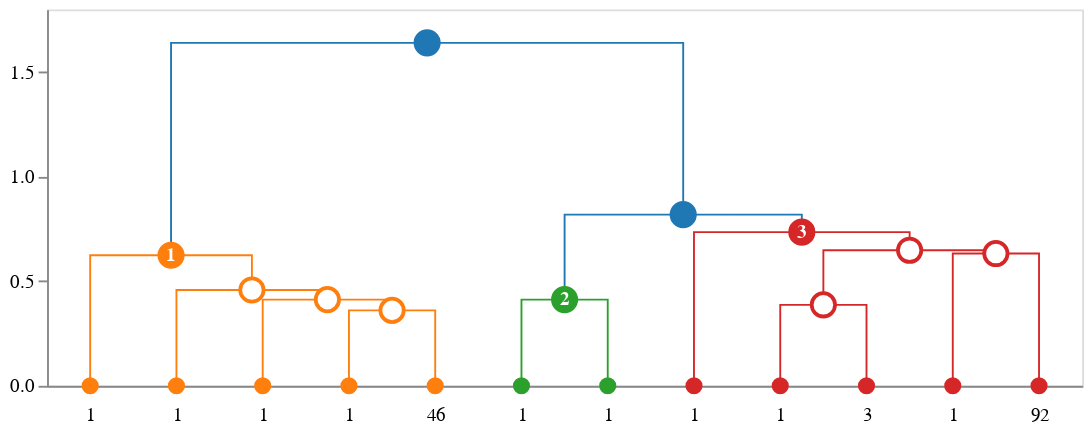

The notebook cell saved with this chart:
### Code cell
import scipy.cluster.hierarchy as sch
from sklearn.datasets import load_iris
import idendro

# do the usual scipy hierarchical clustering
data = load_iris(as_frame=True)
linkage_matrix = sch.linkage(
    data['data'], method='single', metric='euclidean'
)
flat_clusters = sch.fcluster(
    linkage_matrix, t=0.8, criterion='distance'
)

#pass it to idendro and visualize
cl_data = idendro.ClusteringData(
    linkage_matrix = linkage_matrix, 
    cluster_assignments = flat_clusters
)

idd = idendro.IDendro()
idd.set_cluster_info(cl_data)

idd.create_dendrogram().plot(
    backend='altair',
    height=200, width=550
)

### Figure 1 — Vega-Lite specification as saved in the notebook (floating-point values rounded to 4 significant figures)
{"layer": [{"data": {"name": "data-14cecd4bee7b75d255fafc30acb8179d"}, "mark": "line", "encoding": {"color": {"field": "fillcolor", "legend": null, "scale": null, "type": "nominal"}, "detail": {"field": "index", "type": "quantitative"}, "order": {"field": "_order_helper", "type": "quantitative"}, "strokeDash": {"field": "strokedash", "legend": null, "scale": null, "type": "nominal"}, "strokeOpacity": {"field": "strokeopacity", "legend": null, "scale": null, "type": "quantitative"}, "strokeWidth": {"field": "strokewidth", "legend": null, "scale": null, "type": "quantitative"}, "x": {"axis": {"grid": false, "labelAngle": 0, "labelExpr": "datum.value == 5.0 ? '1' : datum.value == 15.0 ? '1' : datum.value == 25.0 ? '1' : datum.value == 35.0 ? '1' : datum.value == 45.0 ? '46' : datum.value == 55.0 ? '1' : datum.value == 65.0 ? '1' : datum.value == 75.0 ? '1' : datum.value == 85.0 ? '1' : datum.value == 95.0 ? '3' : datum.value == 105.0 ? '1' : datum.value == 115.0 ? '92' : ''", "labelPadding": 10, "orient": "bottom", "ticks": false, "values": [5.0, 15.0, 25.0, 35.0, 45.0, 55.0, 65.0, 75.0, 85.0, 95.0, 105.0, 115.0]}, "field": "x", "title": null, "type": "quantitative"}, "y": {"axis": {"grid": false}, "field": "y", "scale": {"reverse": false, "type": "linear"}, "title": null, "type": "quantitative"}}}, {"layer": [{"layer": [{"mark": "point", "encoding": {"fill": {"field": "fillcolor", "scale": null, "type": "nominal"}, "opacity": {"field": "opacity", "scale": null, "type": "quantitative"}, "size": {"field": "size", "scale": null, "type": "quantitative"}, "stroke": {"field": "edgecolor", "scale": null, "type": "nominal"}, "tooltip": {"field": "hovertext", "type": "nominal"}, "x": {"axis": {"grid": false, "labelAngle": 0, "labelExpr": "datum.value == 5.0 ? '1' : datum.value == 15.0 ? '1' : datum.value == 25.0 ? '1' : datum.value == 35.0 ? '1' : datum.value == 45.0 ? '46' : datum.value == 55.0 ? '1' : datum.value == 65.0 ? '1' : datum.value == 75.0 ? '1' : datum.value == 85.0 ? '1' : datum.value == 95.0 ? '3' : datum.value == 105.0 ? '1' : datum.value == 115.0 ? '92' : ''", "labelPadding": 10, "orient": "bottom", "ticks": false, "values": [5.0, 15.0, 25.0, 35.0, 45.0, 55.0, 65.0, 75.0, 85.0, 95.0, 105.0, 115.0]}, "field": "x", "title": null, "type": "quantitative"}, "y": {"axis": {"grid": false}, "field": "y", "scale": {"reverse": false, "type": "linear"}, "title": null, "type": "quantitative"}}}, {"mark": {"type": "text", "fontWeight": "bold"}, "encoding": {"color": {"field": "labelcolor", "scale": null, "type": "nominal"}, "size": {"field": "labelsize", "scale": null, "type": "quantitative"}, "text": {"field": "label", "type": "nominal"}, "tooltip": {"field": "hovertext", "type": "nominal"}, "x": {"axis": {"grid": false, "labelAngle": 0, "labelExpr": "datum.value == 5.0 ? '1' : datum.value == 15.0 ? '1' : datum.value == 25.0 ? '1' : datum.value == 35.0 ? '1' : datum.value == 45.0 ? '46' : datum.value == 55.0 ? '1' : datum.value == 65.0 ? '1' : datum.value == 75.0 ? '1' : datum.value == 85.0 ? '1' : datum.value == 95.0 ? '3' : datum.value == 105.0 ? '1' : datum.value == 115.0 ? '92' : ''", "labelPadding": 10, "orient": "bottom", "ticks": false, "values": [5.0, 15.0, 25.0, 35.0, 45.0, 55.0, 65.0, 75.0, 85.0, 95.0, 105.0, 115.0]}, "field": "x", "title": null, "type": "quantitative"}, "y": {"axis": {"grid": false}, "field": "y", "scale": {"reverse": false, "type": "linear"}, "title": null, "type": "quantitative"}}}]}], "data": {"name": "data-0bad9ac68e1ead0298d3c832bc7a79db"}}], "height": 200, "width": 550, "$schema": "https://vega.github.io/schema/vega-lite/v4.17.0.json", "datasets": {"data-14cecd4bee7b75d255fafc30acb8179d": [{"index": 0, "x": 35.0, "y": 0.0, "fillcolor": "#ff7f0e", "id": 269, "children_id": [15, 263], "cluster_id": null, "strokewidth": 1.0, "strokedash": [1, 0], "strokeopacity": 1.0, "_order_helper": 0}, {"index": 0, "x": 35.0, "y": 0.3606, "fillcolor": "#ff7f0e", "id": 269, "children_id": [15, 263], "cluster_id": null, "strokewidth": 1.0, "strokedash": [1, 0], "strokeopacity": 1.0, "_order_helper": 1}, {"index": 0, "x": 45.0, "y": 0.3606, "fillcolor": "#ff7f0e", "id": 269, "children_id": [15, 263], "cluster_id": null, "strokewidth": 1.0, "strokedash": [1, 0], "strokeopacity": 1.0, "_order_helper": 2}, {"index": 0, "x": 45.0, "y": 0.0, "fillcolor": "#ff7f0e", "id": 269, "children_id": [15, 263], "cluster_id": null, "strokewidth": 1.0, "strokedash": [1, 0], "strokeopacity": 1.0, "_order_helper": 3}, {"index": 1, "x": 25.0, "y": 0.0, "fillcolor": "#ff7f0e", "id": 278, "children_id": [14, 269], "cluster_id": null, "strokewidth": 1.0, "strokedash": [1, 0], "strokeopacity": 1.0, "_order_helper": 0}, {"index": 1, "x": 25.0, "y": 0.4123, "fillcolor": "#ff7f0e", "id": 278, "children_id": [14, 269], "cluster_id": null, "strokewidth": 1.0, "strokedash": [1, 0], "strokeopacity": 1.0, "_order_helper": 1}, {"index": 1, "x": 40.0, "y": 0.4123, "fillcolor": "#ff7f0e", "id": 278, "children_id": [14, 269], "cluster_id": null, "strokewidth": 1.0, "strokedash": [1, 0], "strokeopacity": 1.0, "_order_helper": 2}, {"index": 1, "x": 40.0, "y": 0.3606, "fillcolor": "#ff7f0e", "id": 278, "children_id": [14, 269], "cluster_id": null, "strokewidth": 1.0, "strokedash": [1, 0], "strokeopacity": 1.0, "_order_helper": 3}, {"index": 2, "x": 15.0, "y": 0.0, "fillcolor": "#ff7f0e", "id": 285, "children_id": [22, 278], "cluster_id": null, "strokewidth": 1.0, "strokedash": [1, 0], "strokeopacity": 1.0, "_order_helper": 0}, {"index": 2, "x": 15.0, "y": 0.4583, "fillcolor": "#ff7f0e", "id": 285, "children_id": [22, 278], "cluster_id": null, "strokewidth": 1.0, "strokedash": [1, 0], "strokeopacity": 1.0, "_order_helper": 1}, {"index": 2, "x": 32.5, "y": 0.4583, "fillcolor": "#ff7f0e", "id": 285, "children_id": [22, 278], "cluster_id": null, "strokewidth": 1.0, "strokedash": [1, 0], "strokeopacity": 1.0, "_order_helper": 2}, {"index": 2, "x": 32.5, "y": 0.4123, "fillcolor": "#ff7f0e", "id": 285, "children_id": [22, 278], "cluster_id": null, "strokewidth": 1.0, "strokedash": [1, 0], "strokeopacity": 1.0, "_order_helper": 3}, {"index": 3, "x": 5.0, "y": 0.0, "fillcolor": "#ff7f0e", "id": 293, "children_id": [41, 285], "cluster_id": 1.0, "strokewidth": 1.0, "strokedash": [1, 0], "strokeopacity": 1.0, "_order_helper": 0}, {"index": 3, "x": 5.0, "y": 0.6245, "fillcolor": "#ff7f0e", "id": 293, "children_id": [41, 285], "cluster_id": 1.0, "strokewidth": 1.0, "strokedash": [1, 0], "strokeopacity": 1.0, "_order_helper": 1}, {"index": 3, "x": 23.75, "y": 0.6245, "fillcolor": "#ff7f0e", "id": 293, "children_id": [41, 285], "cluster_id": 1.0, "strokewidth": 1.0, "strokedash": [1, 0], "strokeopacity": 1.0, "_order_helper": 2}, {"index": 3, "x": 23.75, "y": 0.4583, "fillcolor": "#ff7f0e", "id": 293, "children_id": [41, 285], "cluster_id": 1.0, "strokewidth": 1.0, "strokedash": [1, 0], "strokeopacity": 1.0, "_order_helper": 3}, {"index": 4, "x": 55.0, "y": 0.0, "fillcolor": "#2ca02c", "id": 279, "children_id": [117, 131], "cluster_id": 2.0, "strokewidth": 1.0, "strokedash": [1, 0], "strokeopacity": 1.0, "_order_helper": 0}, {"index": 4, "x": 55.0, "y": 0.4123, "fillcolor": "#2ca02c", "id": 279, "children_id": [117, 131], "cluster_id": 2.0, "strokewidth": 1.0, "strokedash": [1, 0], "strokeopacity": 1.0, "_order_helper": 1}, {"index": 4, "x": 65.0, "y": 0.4123, "fillcolor": "#2ca02c", "id": 279, "children_id": [117, 131], "cluster_id": 2.0, "strokewidth": 1.0, "strokedash": [1, 0], "strokeopacity": 1.0, "_order_helper": 2}, {"index": 4, "x": 65.0, "y": 0.0, "fillcolor": "#2ca02c", "id": 279, "children_id": [117, 131], "cluster_id": 2.0, "strokewidth": 1.0, "strokedash": [1, 0], "strokeopacity": 1.0, "_order_helper": 3}, {"index": 5, "x": 85.0, "y": 0.0, "fillcolor": "#d62728", "id": 273, "children_id": [98, 265], "cluster_id": null, "strokewidth": 1.0, "strokedash": [1, 0], "strokeopacity": 1.0, "_order_helper": 0}, {"index": 5, "x": 85.0, "y": 0.3873, "fillcolor": "#d62728", "id": 273, "children_id": [98, 265], "cluster_id": null, "strokewidth": 1.0, "strokedash": [1, 0], "strokeopacity": 1.0, "_order_helper": 1}, {"index": 5, "x": 95.0, "y": 0.3873, "fillcolor": "#d62728", "id": 273, "children_id": [98, 265], "cluster_id": null, "strokewidth": 1.0, "strokedash": [1, 0], "strokeopacity": 1.0, "_order_helper": 2}, {"index": 5, "x": 95.0, "y": 0.0, "fillcolor": "#d62728", "id": 273, "children_id": [98, 265], "cluster_id": null, "strokewidth": 1.0, "strokedash": [1, 0], "strokeopacity": 1.0, "_order_helper": 3}, {"index": 6, "x": 105.0, "y": 0.0, "fillcolor": "#d62728", "id": 294, "children_id": [109, 292], "cluster_id": null, "strokewidth": 1.0, "strokedash": [1, 0], "strokeopacity": 1.0, "_order_helper": 0}, {"index": 6, "x": 105.0, "y": 0.6325, "fillcolor": "#d62728", "id": 294, "children_id": [109, 292], "cluster_id": null, "strokewidth": 1.0, "strokedash": [1, 0], "strokeopacity": 1.0, "_order_helper": 1}, {"index": 6, "x": 115.0, "y": 0.6325, "fillcolor": "#d62728", "id": 294, "children_id": [109, 292], "cluster_id": null, "strokewidth": 1.0, "strokedash": [1, 0], "strokeopacity": 1.0, "_order_helper": 2}, {"index": 6, "x": 115.0, "y": 0.0, "fillcolor": "#d62728", "id": 294, "children_id": [109, 292], "cluster_id": null, "strokewidth": 1.0, "strokedash": [1, 0], "strokeopacity": 1.0, "_order_helper": 3}, {"index": 7, "x": 90.0, "y": 0.3873, "fillcolor": "#d62728", "id": 295, "children_id": [273, 294], "cluster_id": null, "strokewidth": 1.0, "strokedash": [1, 0], "strokeopacity": 1.0, "_order_helper": 0}, {"index": 7, "x": 90.0, "y": 0.6481, "fillcolor": "#d62728", "id": 295, "children_id": [273, 294], "cluster_id": null, "strokewidth": 1.0, "strokedash": [1, 0], "strokeopacity": 1.0, "_order_helper": 1}, {"index": 7, "x": 110.0, "y": 0.6481, "fillcolor": "#d62728", "id": 295, "children_id": [273, 294], "cluster_id": null, "strokewidth": 1.0, "strokedash": [1, 0], "strokeopacity": 1.0, "_order_helper": 2}, {"index": 7, "x": 110.0, "y": 0.6325, "fillcolor": "#d62728", "id": 295, "children_id": [273, 294], "cluster_id": null, "strokewidth": 1.0, "strokedash": [1, 0], "strokeopacity": 1.0, "_order_helper": 3}, {"index": 8, "x": 75.0, "y": 0.0, "fillcolor": "#d62728", "id": 296, "children_id": [106, 295], "cluster_id": 3.0, "strokewidth": 1.0, "strokedash": [1, 0], "strokeopacity": 1.0, "_order_helper": 0}, {"index": 8, "x": 75.0, "y": 0.7348, "fillcolor": "#d62728", "id": 296, "children_id": [106, 295], "cluster_id": 3.0, "strokewidth": 1.0, "strokedash": [1, 0], "strokeopacity": 1.0, "_order_helper": 1}, {"index": 8, "x": 100.0, "y": 0.7348, "fillcolor": "#d62728", "id": 296, "children_id": [106, 295], "cluster_id": 3.0, "strokewidth": 1.0, "strokedash": [1, 0], "strokeopacity": 1.0, "_order_helper": 2}, {"index": 8, "x": 100.0, "y": 0.6481, "fillcolor": "#d62728", "id": 296, "children_id": [106, 295], "cluster_id": 3.0, "strokewidth": 1.0, "strokedash": [1, 0], "strokeopacity": 1.0, "_order_helper": 3}, {"index": 9, "x": 60.0, "y": 0.4123, "fillcolor": "#1f77b4", "id": 297, "children_id": [279, 296], "cluster_id": null, "strokewidth": 1.0, "strokedash": [1, 0], "strokeopacity": 1.0, "_order_helper": 0}, {"index": 9, "x": 60.0, "y": 0.8185, "fillcolor": "#1f77b4", "id": 297, "children_id": [279, 296], "cluster_id": null, "strokewidth": 1.0, "strokedash": [1, 0], "strokeopacity": 1.0, "_order_helper": 1}, {"index": 9, "x": 87.5, "y": 0.8185, "fillcolor": "#1f77b4", "id": 297, "children_id": [279, 296], "cluster_id": null, "strokewidth": 1.0, "strokedash": [1, 0], "strokeopacity": 1.0, "_order_helper": 2}, {"index": 9, "x": 87.5, "y": 0.7348, "fillcolor": "#1f77b4", "id": 297, "children_id": [279, 296], "cluster_id": null, "strokewidth": 1.0, "strokedash": [1, 0], "strokeopacity": 1.0, "_order_helper": 3}, {"index": 10, "x": 14.38, "y": 0.6245, "fillcolor": "#1f77b4", "id": 298, "children_id": [293, 297], "cluster_id": null, "strokewidth": 1.0, "strokedash": [1, 0], "strokeopacity": 1.0, "_order_helper": 0}, {"index": 10, "x": 14.38, "y": 1.64, "fillcolor": "#1f77b4", "id": 298, "children_id": [293, 297], "cluster_id": null, "strokewidth": 1.0, "strokedash": [1, 0], "strokeopacity": 1.0, "_order_helper": 1}, {"index": 10, "x": 73.75, "y": 1.64, "fillcolor": "#1f77b4", "id": 298, "children_id": [293, 297], "cluster_id": null, "strokewidth": 1.0, "strokedash": [1, 0], "strokeopacity": 1.0, "_order_helper": 2}, {"index": 10, "x": 73.75, "y": 0.8185, "fillcolor": "#1f77b4", "id": 298, "children_id": [293, 297], "cluster_id": null, "strokewidth": 1.0, "strokedash": [1, 0], "strokeopacity": 1.0, "_order_helper": 3}], "data-0bad9ac68e1ead0298d3c832bc7a79db": [{"x": 5.0, "y": 0.0, "type": "leaf", "id": 41, "cluster_id": null, "edgecolor": "#ff7f0e", "label": "", "hovertext": {"# of items": "1", "linkage id": 41}, "fillcolor": "#ff7f0e", "radius": 4.0, "opacity": 1.0, "labelsize": 10.0, "labelcolor": "#fff", "_default_leaf_radius": 4.0, "_default_leaf_radius_if_cluster": 7.0, "size": 50.27}, {"x": 15.0, "y": 0.0, "type": "leaf", "id": 22, "cluster_id": null, "edgecolor": "#ff7f0e", "label": "", "hovertext": {"# of items": "1", "linkage id": 22}, "fillcolor": "#ff7f0e", "radius": 4.0, "opacity": 1.0, "labelsize": 10.0, "labelcolor": "#fff", "_default_leaf_radius": 4.0, "_default_leaf_radius_if_cluster": 7.0, "size": 50.27}, {"x": 25.0, "y": 0.0, "type": "leaf", "id": 14, "cluster_id": null, "edgecolor": "#ff7f0e", "label": "", "hovertext": {"# of items": "1", "linkage id": 14}, "fillcolor": "#ff7f0e", "radius": 4.0, "opacity": 1.0, "labelsize": 10.0, "labelcolor": "#fff", "_default_leaf_radius": 4.0, "_default_leaf_radius_if_cluster": 7.0, "size": 50.27}, {"x": 35.0, "y": 0.0, "type": "leaf", "id": 15, "cluster_id": null, "edgecolor": "#ff7f0e", "label": "", "hovertext": {"# of items": "1", "linkage id": 15}, "fillcolor": "#ff7f0e", "radius": 4.0, "opacity": 1.0, "labelsize": 10.0, "labelcolor": "#fff", "_default_leaf_radius": 4.0, "_default_leaf_radius_if_cluster": 7.0, "size": 50.27}, {"x": 45.0, "y": 0.0, "type": "leaf", "id": 263, "cluster_id": null, "edgecolor": "#ff7f0e", "label": "", "hovertext": {"# of items": "46", "linkage id": 263}, "fillcolor": "#ff7f0e", "radius": 4.0, "opacity": 1.0, "labelsize": 10.0, "labelcolor": "#fff", "_default_leaf_radius": 4.0, "_default_leaf_radius_if_cluster": 7.0, "size": 50.27}, {"x": 55.0, "y": 0.0, "type": "leaf", "id": 117, "cluster_id": null, "edgecolor": "#2ca02c", "label": "", "hovertext": {"# of items": "1", "linkage id": 117}, "fillcolor": "#2ca02c", "radius": 4.0, "opacity": 1.0, "labelsize": 10.0, "labelcolor": "#fff", "_default_leaf_radius": 4.0, "_default_leaf_radius_if_cluster": 7.0, "size": 50.27}, {"x": 65.0, "y": 0.0, "type": "leaf", "id": 131, "cluster_id": null, "edgecolor": "#2ca02c", "label": "", "hovertext": {"# of items": "1", "linkage id": 131}, "fillcolor": "#2ca02c", "radius": 4.0, "opacity": 1.0, "labelsize": 10.0, "labelcolor": "#fff", "_default_leaf_radius": 4.0, "_default_leaf_radius_if_cluster": 7.0, "size": 50.27}, {"x": 75.0, "y": 0.0, "type": "leaf", "id": 106, "cluster_id": null, "edgecolor": "#d62728", "label": "", "hovertext": {"# of items": "1", "linkage id": 106}, "fillcolor": "#d62728", "radius": 4.0, "opacity": 1.0, "labelsize": 10.0, "labelcolor": "#fff", "_default_leaf_radius": 4.0, "_default_leaf_radius_if_cluster": 7.0, "size": 50.27}, {"x": 85.0, "y": 0.0, "type": "leaf", "id": 98, "cluster_id": null, "edgecolor": "#d62728", "label": "", "hovertext": {"# of items": "1", "linkage id": 98}, "fillcolor": "#d62728", "radius": 4.0, "opacity": 1.0, "labelsize": 10.0, "labelcolor": "#fff", "_default_leaf_radius": 4.0, "_default_leaf_radius_if_cluster": 7.0, "size": 50.27}, {"x": 95.0, "y": 0.0, "type": "leaf", "id": 265, "cluster_id": null, "edgecolor": "#d62728", "label": "", "hovertext": {"# of items": "3", "linkage id": 265}, "fillcolor": "#d62728", "radius": 4.0, "opacity": 1.0, "labelsize": 10.0, "labelcolor": "#fff", "_default_leaf_radius": 4.0, "_default_leaf_radius_if_cluster": 7.0, "size": 50.27}, {"x": 105.0, "y": 0.0, "type": "leaf", "id": 109, "cluster_id": null, "edgecolor": "#d62728", "label": "", "hovertext": {"# of items": "1", "linkage id": 109}, "fillcolor": "#d62728", "radius": 4.0, "opacity": 1.0, "labelsize": 10.0, "labelcolor": "#fff", "_default_leaf_radius": 4.0, "_default_leaf_radius_if_cluster": 7.0, "size": 50.27}, {"x": 115.0, "y": 0.0, "type": "leaf", "id": 292, "cluster_id": null, "edgecolor": "#d62728", "label": "", "hovertext": {"# of items": "92", "linkage id": 292}, "fillcolor": "#d62728", "radius": 4.0, "opacity": 1.0, "labelsize": 10.0, "labelcolor": "#fff", "_default_leaf_radius": 4.0, "_default_leaf_radius_if_cluster": 7.0, "size": 50.27}, {"x": 40.0, "y": 0.3606, "type": "subcluster", "id": 269, "cluster_id": null, "edgecolor": "#ff7f0e", "label": "", "hovertext": {"# of items": "47", "linkage id": 269}, "fillcolor": "#fff", "radius": 7.0, "opacity": 1.0, "labelsize": 10.0, "labelcolor": "#fff", "_default_leaf_radius": 4.0, "_default_leaf_radius_if_cluster": 7.0, "size": 153.9}, {"x": 32.5, "y": 0.4123, "type": "subcluster", "id": 278, "cluster_id": null, "edgecolor": "#ff7f0e", "label": "", "hovertext": {"# of items": "48", "linkage id": 278}, "fillcolor": "#fff", "radius": 7.0, "opacity": 1.0, "labelsize": 10.0, "labelcolor": "#fff", "_default_leaf_radius": 4.0, "_default_leaf_radius_if_cluster": 7.0, "size": 153.9}, {"x": 23.75, "y": 0.4583, "type": "subcluster", "id": 285, "cluster_id": null, "edgecolor": "#ff7f0e", "label": "", "hovertext": {"# of items": "49", "linkage id": 285}, "fillcolor": "#fff", "radius": 7.0, "opacity": 1.0, "labelsize": 10.0, "labelcolor": "#fff", "_default_leaf_radius": 4.0, "_default_leaf_radius_if_cluster": 7.0, "size": 153.9}, {"x": 14.38, "y": 0.6245, "type": "cluster", "id": 293, "cluster_id": 1.0, "edgecolor": "#ff7f0e", "label": "1", "hovertext": {"# of items": "50", "linkage id": 293}, "fillcolor": "#ff7f0e", "radius": 7.0, "opacity": 1.0, "labelsize": 10.0, "labelcolor": "#fff", "_default_leaf_radius": 4.0, "_default_leaf_radius_if_cluster": 7.0, "size": 153.9}, {"x": 60.0, "y": 0.4123, "type": "cluster", "id": 279, "cluster_id": 2.0, "edgecolor": "#2ca02c", "label": "2", "hovertext": {"# of items": "2", "linkage id": 279}, "fillcolor": "#2ca02c", "radius": 7.0, "opacity": 1.0, "labelsize": 10.0, "labelcolor": "#fff", "_default_leaf_radius": 4.0, "_default_leaf_radius_if_cluster": 7.0, "size": 153.9}, {"x": 90.0, "y": 0.3873, "type": "subcluster", "id": 273, "cluster_id": null, "edgecolor": "#d62728", "label": "", "hovertext": {"# of items": "4", "linkage id": 273}, "fillcolor": "#fff", "radius": 7.0, "opacity": 1.0, "labelsize": 10.0, "labelcolor": "#fff", "_default_leaf_radius": 4.0, "_default_leaf_radius_if_cluster": 7.0, "size": 153.9}, {"x": 110.0, "y": 0.6325, "type": "subcluster", "id": 294, "cluster_id": null, "edgecolor": "#d62728", "label": "", "hovertext": {"# of items": "93", "linkage id": 294}, "fillcolor": "#fff", "radius": 7.0, "opacity": 1.0, "labelsize": 10.0, "labelcolor": "#fff", "_default_leaf_radius": 4.0, "_default_leaf_radius_if_cluster": 7.0, "size": 153.9}, {"x": 100.0, "y": 0.6481, "type": "subcluster", "id": 295, "cluster_id": null, "edgecolor": "#d62728", "label": "", "hovertext": {"# of items": "97", "linkage id": 295}, "fillcolor": "#fff", "radius": 7.0, "opacity": 1.0, "labelsize": 10.0, "labelcolor": "#fff", "_default_leaf_radius": 4.0, "_default_leaf_radius_if_cluster": 7.0, "size": 153.9}, {"x": 87.5, "y": 0.7348, "type": "cluster", "id": 296, "cluster_id": 3.0, "edgecolor": "#d62728", "label": "3", "hovertext": {"# of items": "98", "linkage id": 296}, "fillcolor": "#d62728", "radius": 7.0, "opacity": 1.0, "labelsize": 10.0, "labelcolor": "#fff", "_default_leaf_radius": 4.0, "_default_leaf_radius_if_cluster": 7.0, "size": 153.9}, {"x": 73.75, "y": 0.8185, "type": "supercluster", "id": 297, "cluster_id": null, "edgecolor": "#1f77b4", "label": "", "hovertext": {"# of items": "100", "linkage id": 297}, "fillcolor": "#1f77b4", "radius": 7.0, "opacity": 1.0, "labelsize": 10.0, "labelcolor": "#fff", "_default_leaf_radius": 4.0, "_default_leaf_radius_if_cluster": 7.0, "size": 153.9}, {"x": 44.06, "y": 1.64, "type": "supercluster", "id": 298, "cluster_id": null, "edgecolor": "#1f77b4", "label": "", "hovertext": {"# of items": "150", "linkage id": 298}, "fillcolor": "#1f77b4", "radius": 7.0, "opacity": 1.0, "labelsize": 10.0, "labelcolor": "#fff", "_default_leaf_radius": 4.0, "_default_leaf_radius_if_cluster": 7.0, "size": 153.9}]}}
